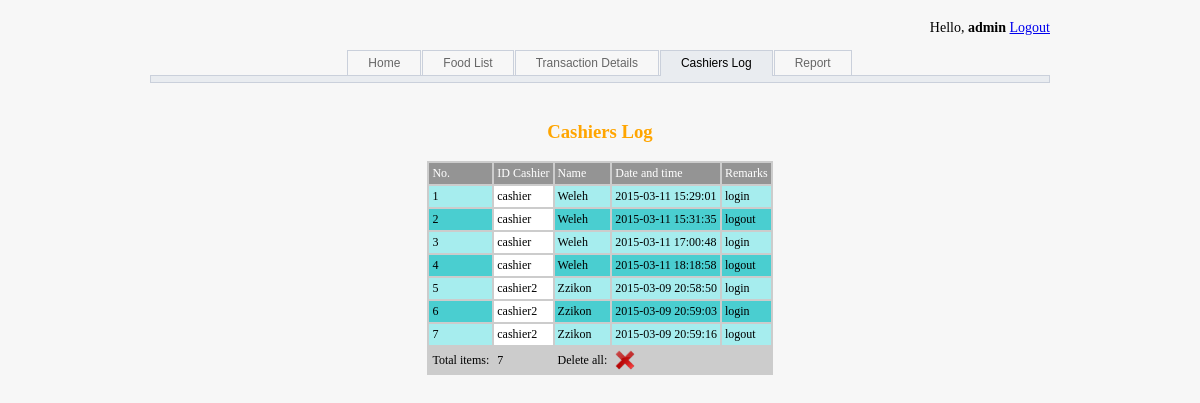
/cashiers_log.php (signed in), run on the app's committed database.
### tables this page shows
CREATE TABLE IF NOT EXISTS `res_user` (
  `username` varchar(20) NOT NULL,
  `password` varchar(20) NOT NULL,
  `level` varchar(10) NOT NULL,
  `cashier_name` varchar(20) NOT NULL
);

CREATE TABLE IF NOT EXISTS `res_cashier` (
  `no` int(10) NOT NULL,
  `id_cashier` varchar(20) NOT NULL,
  `last_login` varchar(20) NOT NULL,
  `remarks` varchar(10) NOT NULL
);

### cashiers_log.php (the view, shortened to what this page needs)
<html>
<head>
<link rel="stylesheet" href="css/style.css" media="screen" type="text/css" />
<link rel="stylesheet" href="css/css-menu.css" media="screen" type="text/css" />
</head>
<body>
<?php
if ($_SESSION['level'] == 'admin') {
$sql = "SELECT res_user.username, res_user.cashier_name, res_cashier.last_login, res_cashier.remarks
FROM res_user INNER JOIN res_cashier ON res_user.username=res_cashier.id_cashier
ORDER BY res_cashier.id_cashier";
$result = mysql_query($sql);
?>
<div align="center">
<p align=right style=" font-family:Tahoma; font-size:14px; ">Hello, <b><?php echo $_SESSION['id']; ?></b>
 <a href="logout.php">Logout</a></p>
 <div class="menu3">
    <a href="admin_menu.php" >Home</a>
    <a href="food_list.php" >Food List</a>
    <a href="transaction_list.php" >Transaction Details</a>
    <a href="cashiers_log.php" class="current">Cashiers Log</a>
    <a href="report.php" >Report</a>
</div>
<div class="menu3sub"> </div>
<br>
<h3 style="color:orange; font-family:Tahoma;">Cashiers Log</h3>
<table align=center border = 0 cellpadding="3" cellspacing"2" bgcolor = "#cccccc" style=" font-family:Tahoma; font-size:12px; ">
<tr bgcolor="#949494" style = "color:#ffffff">
<td>No.</td>
<td>ID Cashier</td>
<td>Name</td>
<td>Date and time</td>
<td>Remarks</td>
</tr>
<?php
$i = 0;
while ($data=mysql_fetch_array($result)) {
$i++;
if ( $i %2 == 0){?> <tr bgcolor="#4aced0"> <?php } else {  ?> <tr bgcolor="#a6edee"> <?php } ?>
<td><?php echo $i ; ?></td>
<td bgcolor=white><?php echo $data['username']; ?></td>
<td><?php echo $data['cashier_name']; ?></td>
<td><?php echo $data['last_login']; ?></td>
<td><?php echo $data['remarks']; ?></td>
</tr>
<?php
}
?>
<tr>
<td>Total items: </td>
<td><?php echo $i; ?></td>
<td>Delete all: </td>
<td><a href="cashiers_log_delete.php"><img border="0" alt="Delete" src="del.png" width="20" height="20"></a></td>
</tr>
</table>
</div>
<?php } else {
?>
<center><p>Unauthorized User!</p></center>
<?php
echo ("<META HTTP-EQUIV=Refresh CONTENT=\"3;URL=login.php\">");
}
?>
</body>
</html>

### css/style.css (style rules this page uses)
body { background: url no-repeat center center fixed; -webkit-background-size: cover; -moz-background-size: cover; -o-background-size: cover; background-size: cover; font-family: 'Roboto', sans-serif; }
body { padding: 20px; width: 900px; background-color: #F7F7F7; margin: 0 auto; }

### css/css-menu.css (style rules this page uses)
div.menu3 a { display: inline-block; padding: 0 20px; margin-right:1px; background:#F7F7F7; color:Black; text-decoration:none; font: normal 12px Arial; line-height: 24px; border:1px solid #CAD0DB; border-bottom:0; color:#666; vertical-align:top; text-decoration:none; }
div.menu3 a:hover, div.menu3 a.current { background:#E9ECF0; line-height: 25px; color:#000; }
div.menu3sub { height:6px; border:1px solid #CAD0DB; background:#E9ECF0; }

### data on the page
res_user: username "cashier", cashier_name "Weleh", res_cashier.last_login "2015-03-11 15:29:01", res_cashier.remarks "login", res_cashier.last_login "2015-03-11 15:31:35", res_cashier.remarks "logout", res_cashier.last_login "2015-03-11 17:00:48", res_cashier.last_login "2015-03-11 18:18:58"
res_user: username "cashier2", cashier_name "Zzikon", res_cashier.last_login "2015-03-09 20:58:50", res_cashier.remarks "login", res_cashier.last_login "2015-03-09 20:59:03", res_cashier.last_login "2015-03-09 20:59:16", res_cashier.remarks "logout"

### other printed values
$_SESSION['id'] "admin"
$i "7"
